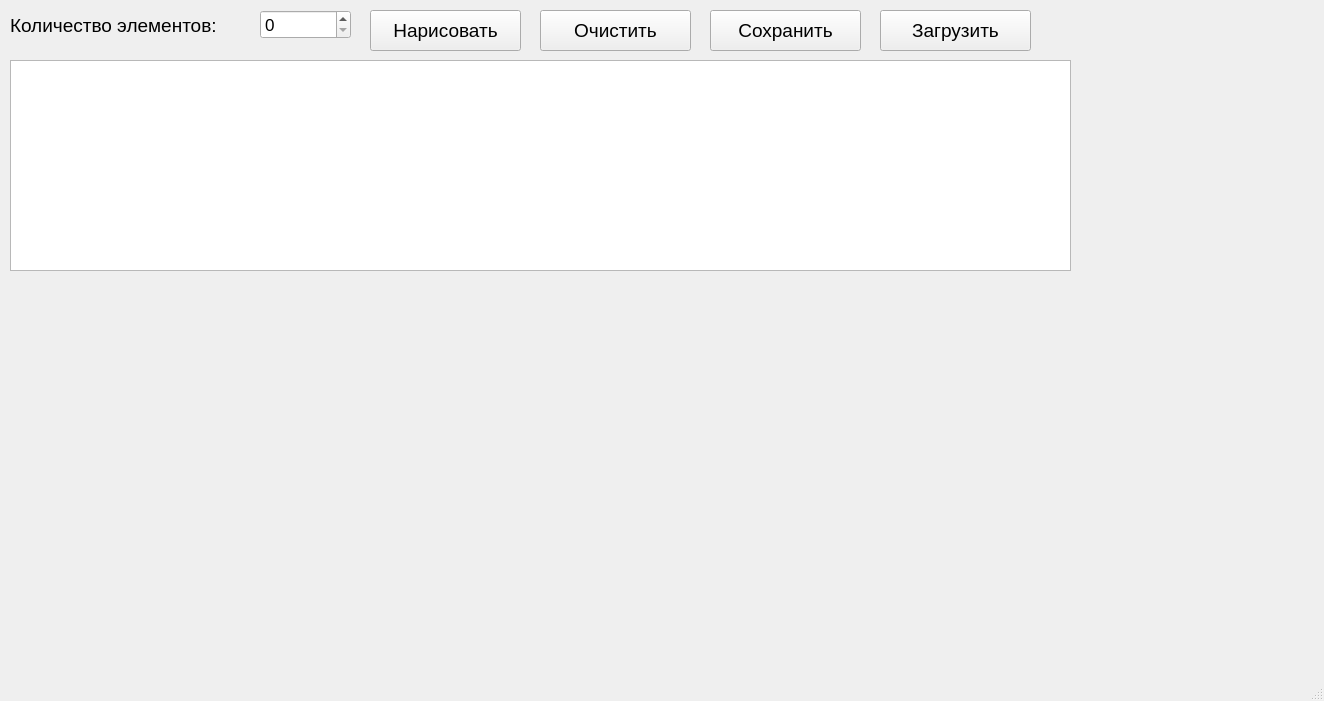
<?xml version="1.0" encoding="UTF-8"?>
<ui version="4.0">
 <class>MainWindow</class>
 <widget class="QMainWindow" name="MainWindow">
  <property name="geometry">
   <rect>
    <x>0</x>
    <y>0</y>
    <width>1324</width>
    <height>701</height>
   </rect>
  </property>
  <property name="windowTitle">
   <string>MainWindow</string>
  </property>
  <widget class="QWidget" name="centralwidget">
   <widget class="QLabel" name="label">
    <property name="geometry">
     <rect>
      <x>10</x>
      <y>10</y>
      <width>251</width>
      <height>31</height>
     </rect>
    </property>
    <property name="font">
     <font>
      <pointsize>14</pointsize>
     </font>
    </property>
    <property name="text">
     <string>Количество элементов:</string>
    </property>
   </widget>
   <widget class="QSpinBox" name="spinBox">
    <property name="geometry">
     <rect>
      <x>260</x>
      <y>10</y>
      <width>91</width>
      <height>29</height>
     </rect>
    </property>
    <property name="font">
     <font>
      <pointsize>13</pointsize>
     </font>
    </property>
   </widget>
   <widget class="QPushButton" name="pushButton_draw">
    <property name="geometry">
     <rect>
      <x>370</x>
      <y>10</y>
      <width>151</width>
      <height>41</height>
     </rect>
    </property>
    <property name="font">
     <font>
      <pointsize>14</pointsize>
     </font>
    </property>
    <property name="text">
     <string>Нарисовать</string>
    </property>
   </widget>
   <widget class="QPushButton" name="pushButton_clear">
    <property name="geometry">
     <rect>
      <x>540</x>
      <y>10</y>
      <width>151</width>
      <height>41</height>
     </rect>
    </property>
    <property name="font">
     <font>
      <pointsize>14</pointsize>
     </font>
    </property>
    <property name="text">
     <string>Очистить</string>
    </property>
   </widget>
   <widget class="QPushButton" name="pushButton_load">
    <property name="geometry">
     <rect>
      <x>880</x>
      <y>10</y>
      <width>151</width>
      <height>41</height>
     </rect>
    </property>
    <property name="font">
     <font>
      <pointsize>14</pointsize>
     </font>
    </property>
    <property name="text">
     <string>Загрузить</string>
    </property>
   </widget>
   <widget class="QPushButton" name="pushButton_save">
    <property name="geometry">
     <rect>
      <x>710</x>
      <y>10</y>
      <width>151</width>
      <height>41</height>
     </rect>
    </property>
    <property name="font">
     <font>
      <pointsize>14</pointsize>
     </font>
    </property>
    <property name="text">
     <string>Сохранить</string>
    </property>
   </widget>
   <widget class="QTableWidget" name="tableWidget">
    <property name="geometry">
     <rect>
      <x>10</x>
      <y>60</y>
      <width>1061</width>
      <height>211</height>
     </rect>
    </property>
    <attribute name="horizontalHeaderVisible">
     <bool>false</bool>
    </attribute>
    <attribute name="verticalHeaderVisible">
     <bool>false</bool>
    </attribute>
   </widget>
   <widget class="my_widget" name="widget" native="true">
    <property name="geometry">
     <rect>
      <x>10</x>
      <y>280</y>
      <width>1061</width>
      <height>381</height>
     </rect>
    </property>
   </widget>
  </widget>
  <widget class="QMenuBar" name="menubar">
   <property name="geometry">
    <rect>
     <x>0</x>
     <y>0</y>
     <width>1324</width>
     <height>25</height>
    </rect>
   </property>
  </widget>
  <widget class="QStatusBar" name="statusbar"/>
 </widget>
 <customwidgets>
  <customwidget>
   <class>my_widget</class>
   <extends>QWidget</extends>
   <header location="global">my_widget.h</header>
   <container>1</container>
  </customwidget>
 </customwidgets>
 <resources/>
 <connections/>
</ui>
